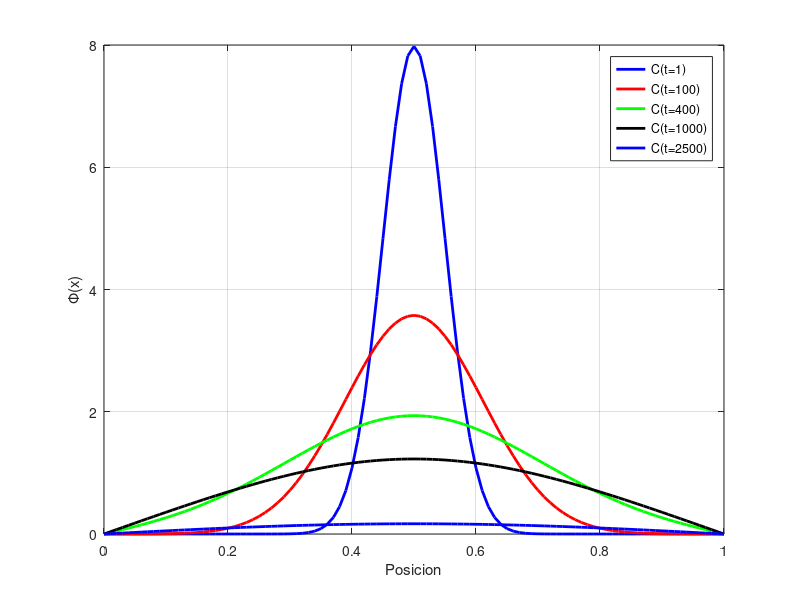

MATLAB code for this plot:
clear all; close all;tic
D = 0.00005; nu = 0.5; sigma = 0.05;
nx = 101; dx = 1/(nx-1); x = 0:dx:1;
nt = 5000; dt = 1.0; t(1) = 0;
C = zeros(nx,nt);
C(1,1) = 0; C (1,nt) = 0;
for i = 2:nx-1
  C(i,1) = exp(-((x(i) - nu)^2)/(2*sigma^2))/sqrt(pi*2*sigma^2);
end
for j = 1:nt
  t(j+1) = t(j) + dt;
  for i = 2:nx-1
    C(i,j+1) = C(i,j) + D*(dt/dx^2)*(C(i+1,j) - 2*C(i,j) + C(i-1,j));
  end
end; toc
figure(1); clf;
plot(x,C(:,1),'-b','linewidth',2,x,C(:,100),'-r','linewidth',2,...
     x,C(:,400),'-g','linewidth',2,x,C(:,1000),'-k','linewidth',2,...
     x,C(:,5000),'-b','linewidth',2); grid on;
legend('C(t=1)','C(t=100)','C(t=400)','C(t=1000)','C(t=2500)','C(t=5000)');
ylabel('\Phi(x)'); xlabel('Posicion')
%Tarea poner 2 pulsos gaussianos uno al lado de otro
